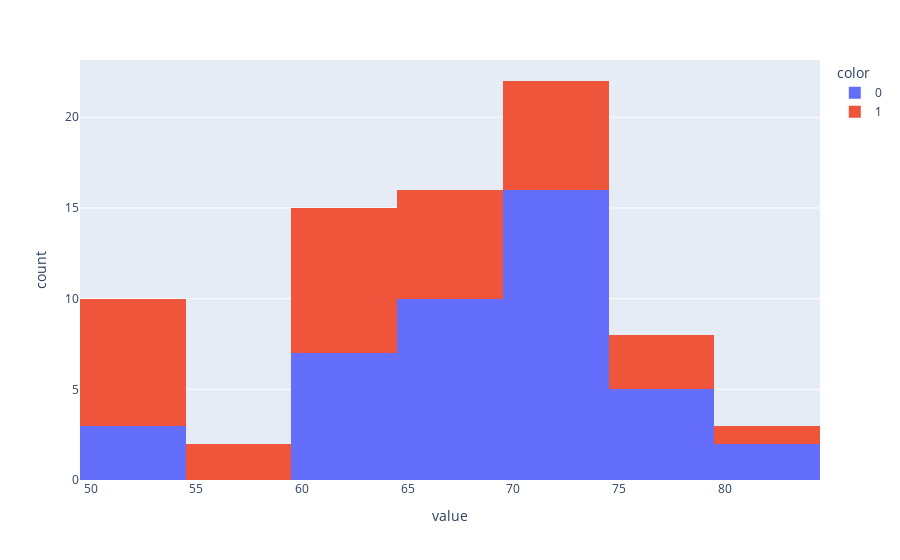

The notebook cell saved with this chart:
### Markdown cell above
Surprinsgly, we see that prediction of having a stroke in the past decreases with age. Let's see the stroke history distribution by age.

### Code cell
px.histogram(X_train["age"], nbins=10, color=y_train)

### Figure 1 — Plotly figure (JSON) as saved in the notebook; plotly's stock layout.template omitted (floating-point values rounded to 4 significant figures)
{"data": [{"alignmentgroup": "True", "bingroup": "x", "hovertemplate": "color=0<br>value=%{x}<br>count=%{y}<extra></extra>", "legendgroup": "0", "marker": {"color": "#636efa", "pattern": {"shape": ""}}, "name": "0", "nbinsx": 10, "offsetgroup": "0", "orientation": "v", "showlegend": true, "type": "histogram", "x": [72, 53, 65, 74, 78, 64, 79, 60, 51, 80, 65, 70, 74, 68, 71, 66, 70, 78, 72, 64, 70, 75, 72, 70, 53, 66, 70, 78, 80, 62, 66, 61, 70, 67, 67, 70, 65, 74, 68, 71, 62, 63, 71], "xaxis": "x", "yaxis": "y"}, {"alignmentgroup": "True", "bingroup": "x", "hovertemplate": "color=1<br>value=%{x}<br>count=%{y}<extra></extra>", "legendgroup": "1", "marker": {"color": "#EF553B", "pattern": {"shape": ""}}, "name": "1", "nbinsx": 10, "offsetgroup": "1", "orientation": "v", "showlegend": true, "type": "histogram", "x": [60, 72, 79, 54, 67, 53, 67, 50, 62, 67, 53, 55, 77, 58, 66, 64, 61, 66, 73, 63, 71, 80, 54, 70, 64, 64, 67, 62, 74, 53, 79, 54, 74], "xaxis": "x", "yaxis": "y"}], "layout": {"barmode": "relative", "legend": {"title": {"text": "color"}, "tracegroupgap": 0}, "margin": {"t": 60}, "xaxis": {"anchor": "y", "domain": [0, 1], "title": {"text": "value"}}, "yaxis": {"anchor": "x", "domain": [0, 1], "title": {"text": "count"}}}}
